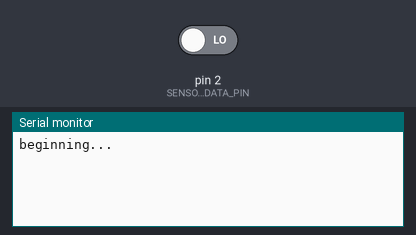
Bench run of a sketch on a simulated Arduino Uno, built with avr-gcc and run on an emulated ATmega328P. Shown: the last lines printed to the serial monitor. The inputs (shaded band) are chosen by the test bench; at power-on: pin 2 (SENSOR_DATA_PIN) LOW.

Above: at 1.2 s.
1.3 s: pin 2 (SENSOR_DATA_PIN) driven HIGH
At 2.1 s:
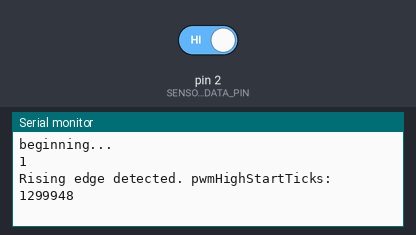
2.8 s: pin 2 (SENSOR_DATA_PIN) driven LOW
At 4.0 s:
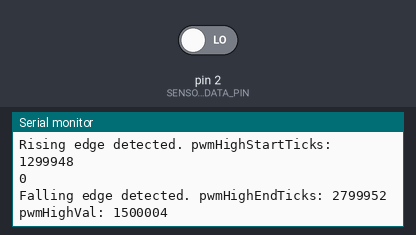
4.3 s: pin 2 (SENSOR_DATA_PIN) driven HIGH
At 5.3 s:
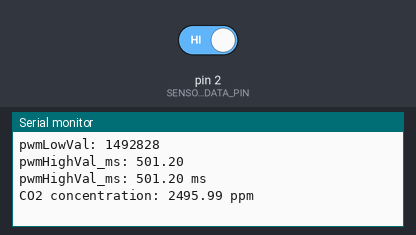

Measured:
- after the input at 1.3 s, the serial monitor: prints a new line at once (image 1)
- after the input at 2.8 s, the serial monitor: prints a new line at once (image 2)
- after the input at 4.3 s, the serial monitor: prints a new line at once (image 3)

The sketch:

CO2SensorPWMInterface.ino
```cpp
// (licence header left out)
#define SENSOR_DATA_PIN (2)  // Sensor PWM interface
#define INTERRUPT_NUMBER (0) // interrupt number

// Used in interrupt, calculate pulse width variable
volatile unsigned long pwmHighStartTicks = 0, pwmHighEndTicks = 0;
volatile unsigned long pwmHighVal = 0, pwmLowVal = 0;
// interrupt flag
volatile uint8_t flag = 0;

void interruptChange()
{
    Serial.println(digitalRead(SENSOR_DATA_PIN));
    if (digitalRead(SENSOR_DATA_PIN))
    {
        pwmHighStartTicks = micros(); // store the current micros() value
        Serial.print("Rising edge detected. pwmHighStartTicks: ");
        Serial.println(pwmHighStartTicks);
        if (2 == flag)
        {
            flag = 4;
            if (pwmHighStartTicks > pwmHighEndTicks)
            {
                pwmLowVal = pwmHighStartTicks - pwmHighEndTicks;
                Serial.print("pwmLowVal: ");
                Serial.println(pwmLowVal);
            }
        }
        else
        {
            flag = 1;
        }
    }
    else
    {
        pwmHighEndTicks = micros(); // store the current micros() value
        Serial.print("Falling edge detected. pwmHighEndTicks: ");
        Serial.println(pwmHighEndTicks);
        if (1 == flag)
        {
            flag = 2;
            if (pwmHighEndTicks > pwmHighStartTicks)
            {
                pwmHighVal = pwmHighEndTicks - pwmHighStartTicks;
                Serial.print("pwmHighVal: ");
                Serial.println(pwmHighVal);
            }
        }
    }
}

void setup()
{
    // put your setup code here, to run once:
    Serial.begin(9600);
    Serial.println("beginning...");
    pinMode(SENSOR_DATA_PIN, INPUT);
    attachInterrupt(INTERRUPT_NUMBER, interruptChange, CHANGE);
}

void loop()
{
    if (flag == 4)
    {
        flag = 1;
        float pwmHighVal_ms = (pwmHighVal * 1000.0) / (pwmLowVal + pwmHighVal);
        Serial.print("pwmHighVal_ms: ");
        Serial.println(pwmHighVal_ms);

        if (pwmHighVal_ms < 0.01)
        {
            Serial.println("Fault");
        }
        else if (pwmHighVal_ms < 80.00)
        {
            Serial.println("preheating");
        }
        else if (pwmHighVal_ms < 998.00)
        {
            float concentration = (pwmHighVal_ms - 2) * 5;
            // Print pwmHighVal_ms
            Serial.print("pwmHighVal_ms: ");
            Serial.print(pwmHighVal_ms);
            Serial.println(" ms");
            // Print CO2 concentration
            Serial.print("CO2 concentration: ");
            Serial.print(concentration);
            Serial.println(" ppm");
        }
        else
        {
            Serial.println("Beyond the maximum range : 398~4980ppm");
        }
        Serial.println();
    }
}
```
